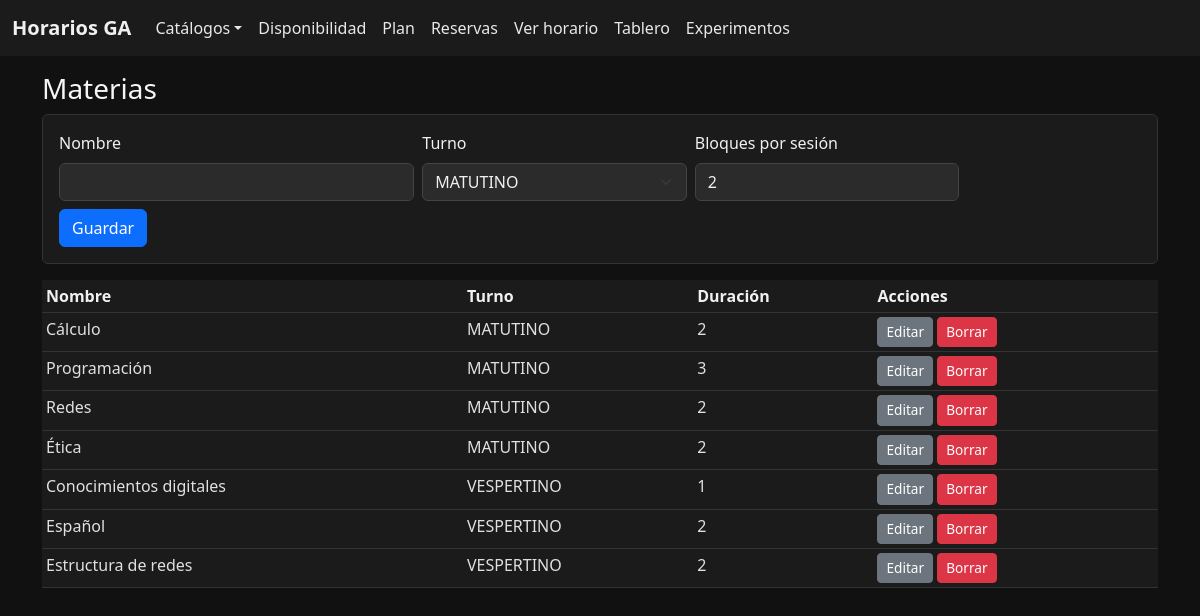
/materia/nueva, run on the app's committed database.
### app/models.py (models this page shows)
class Materia(db.Model):
    id = db.Column(db.Integer, primary_key=True)
    nombre = db.Column(db.String(140), nullable=False, unique=True)
    turno = db.Column(SAEnum(Turno, name="turno"), nullable=False)
    bloques_duracion = db.Column(db.Integer, default=2)

### app/routes.py (the view, shortened to what this page needs)
@bp.route("/materia/nueva", methods=["GET","POST"])
def materia_nueva():
    mats = Materia.query.order_by(Materia.turno, Materia.nombre).all()
    return render_template("materia_form.html", materias=mats)

### app/templates/materia_form.html (shortened to what this page needs)
{% extends "base.html" %} {% block content %}
<h3>Materias</h3>
<form method="post" class="card p-3 mb-3">
  <div class="row g-2">
    <div class="col-md-4">
      <label>Nombre</label><input name="nombre" class="form-control" required />
    </div>
    <div class="col-md-3">
      <label>Turno</label>
      <select name="turno" class="form-select">
        <option>MATUTINO</option>
      </select>
    </div>
    <div class="col-md-3">
      <label>Bloques por sesión</label
      ><input
        type="number"
        name="bloques_duracion"
        value="2"
        min="1"
        max="8"
        class="form-control"
      />
    </div>
  </div>
  <div class="mt-2"><button class="btn btn-primary">Guardar</button></div>
</form>
<table class="table table-sm table-dark">
  <thead>
    <tr>
      <th>Nombre</th>
      <th>Turno</th>
      <th>Duración</th>
      <th>Acciones</th>
    </tr>
  </thead>
  <tbody>
    {% for m in materias %}
    <tr>
      <td>{{ m.nombre }}</td>
      <td>{{ m.turno.value }}</td>
      <td>{{ m.bloques_duracion }}</td>
      <td>
        <a
          class="btn btn-sm btn-secondary"
          href="{{ url_for('main.materia_editar', id=m.id) }}"
          >Editar</a
        >
        <a
          class="btn btn-sm btn-danger"
          href="{{ url_for('main.materia_borrar', id=m.id) }}"
          onclick="return confirm('¿Eliminar?')"
          >Borrar</a
        >
      </td>
    </tr>
    {% endfor %}
  </tbody>
</table>
{% endblock %}

### app/templates/base.html (shortened to what this page needs)
<!DOCTYPE html>
<html lang="es">
  <head>
    <link
      href="https://cdn.jsdelivr.net/npm/bootstrap@5.3.2/dist/css/bootstrap.min.css"
      rel="stylesheet"
    />
    <link
      href="{{ url_for('static', filename='css/styles.css') }}"
      rel="stylesheet"
    />
  </head>
  <body>
    <nav class="navbar navbar-expand-lg navbar-dark bg-dark sticky-top">
      <div class="container-fluid">
        <a class="navbar-brand" href="{{ url_for('main.index') }}"
          >Horarios GA</a
        >
        <div class="collapse navbar-collapse" id="nav">
          <ul class="navbar-nav me-auto">
            <li class="nav-item dropdown">
              <a
                class="nav-link dropdown-toggle"
                href="#"
                data-bs-toggle="dropdown"
                >Catálogos</a
              >
            </li>
            <li class="nav-item">
              <a class="nav-link" href="{{ url_for('main.disponibilidad') }}"
                >Disponibilidad</a
              >
            </li>
            <li class="nav-item">
              <a class="nav-link" href="{{ url_for('main.plan_grupo') }}"
                >Plan</a
              >
            </li>
            <li class="nav-item">
              <a class="nav-link" href="{{ url_for('main.reservas') }}"
                >Reservas</a
              >
            </li>
            <li class="nav-item">
              <a class="nav-link" href="{{ url_for('main.ver_horario') }}"
                >Ver horario</a
              >
            </li>
            <li class="nav-item">
              <a class="nav-link" href="{{ url_for('main.tablero') }}"
                >Tablero</a
              >
            </li>
            <li class="nav-item">
              <a class="nav-link" href="{{ url_for('main.experimentos') }}"
                >Experimentos</a
              >
            </li>
          </ul>
        </div>
      </div>
    </nav>
    <main class="container py-3">
       {% block content %}{% endblock %}
    </main>
  </body>
</html>

### app/static/css/styles.css (style rules this page uses)
body { background: #111; color: #eee; }
label, .form-label { color: #f0f0f0 !important; font-weight: 500; margin-bottom: 0.5rem; }
h1, h2, h3, h4, h5, h6 { color: #f5f5f5 !important; }
p, span, div { color: #e0e0e0; }
.card { background: #1b1b1b; border: 1px solid #333; }
.table { background: #1b1b1b; }
.table th { color: #f0f0f0 !important; font-weight: 600; }
.table td { color: #e0e0e0 !important; }
.table-dark { --bs-table-bg: #1b1b1b; --bs-table-striped-bg: #232323; --bs-table-hover-bg: #2b2b2b; --bs-table-border-color: #333; --bs-table-color: #e0e0e0; }
.navbar { background: #1b1b1b; }
.navbar-dark .navbar-brand { color: #f0f0f0 !important; font-weight: 600; }
.navbar-dark .navbar-nav .nav-link { color: rgba(255, 255, 255, 0.9) !important; }
.form-control, .form-select { background-color: #2b2b2b; border: 1px solid #444; color: #f0f0f0; }
.form-control::placeholder { color: #888; }
.btn { font-weight: 500; }
.btn-primary { background-color: #0d6efd; border-color: #0d6efd; color: #fff; }
.btn-secondary { background-color: #6c757d; border-color: #6c757d; color: #fff; }
.btn-danger { background-color: #dc3545; border-color: #dc3545; color: #fff; }
.btn-sm { font-size: 0.85rem; }
a { color: #7ec8ff; text-decoration: none; }
.bg-dark { background-color: #1b1b1b !important; }
input[type="text"], input[type="email"], input[type="number"], input[type="password"], textarea, select { background-color: #2b2b2b !important; border-color: #444 !important; color: #f0f0f0 !important; }

### data on the page
Materia: nombre "Cálculo", turno.value "MATUTINO", bloques_duracion "2"
Materia: nombre "Programación", turno.value "MATUTINO", bloques_duracion "3"
Materia: nombre "Redes", turno.value "MATUTINO", bloques_duracion "2"
Materia: nombre "Ética", turno.value "MATUTINO", bloques_duracion "2"
Materia: nombre "Conocimientos digitales", turno.value "VESPERTINO", bloques_duracion "1"
Materia: nombre "Español", turno.value "VESPERTINO", bloques_duracion "2"
Materia: nombre "Estructura de redes", turno.value "VESPERTINO", bloques_duracion "2"
